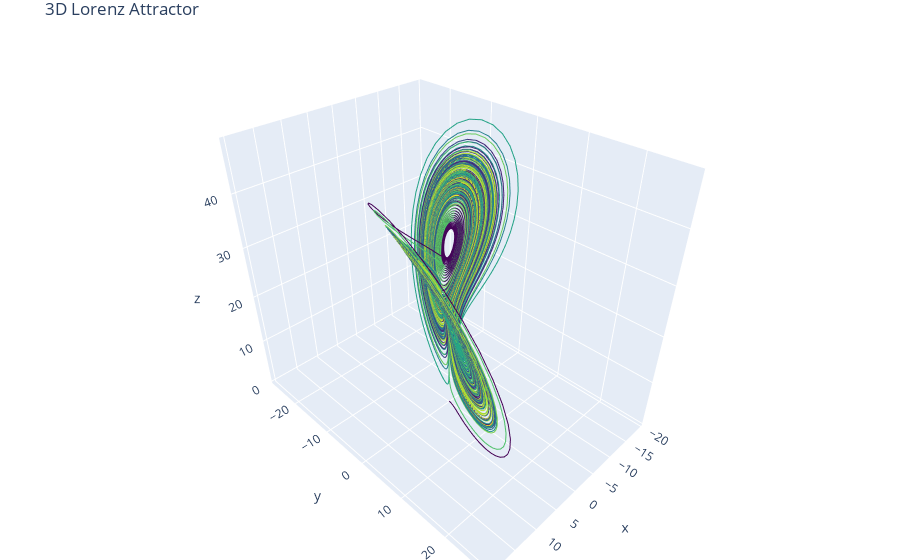

Notebook source saved alongside this figure:
### Code cell
sol = solve_ivp(
    fun=lorenz63,
    t_span=(0, T),
    y0=x0,
    t_eval=times,
    args=(),
    method="RK45",
    max_step=dt
)

traj = sol.y

trace = go.Scatter3d(
    x=traj[0], y=traj[1], z=traj[2],
    mode="lines",
    line=dict(
        width=2,
        color=times,
        colorscale="Viridis"
    )
)

layout = go.Layout(
    title="3D Lorenz Attractor",
    scene=dict(
        xaxis=dict(title='x'),
        yaxis=dict(title='y'),
        zaxis=dict(title='z'),
    ),
    margin=dict(l=0, r=0, b=0, t=30)
)

fig = go.Figure(data=[trace], layout=layout)

fig.show()

### Figure 1 — Plotly figure (JSON) as saved in the notebook; plotly's stock layout.template omitted (floating-point values rounded to 4 significant figures; data arrays with more than 128 entries replaced by an {"elided": "..."} marker saying what was removed)
{"data": [{"line": {"color": {"elided": "20001 float values"}, "colorscale": [[0, "#440154"], [0.1111, "#482878"], [0.2222, "#3e4989"], [0.3333, "#31688e"], [0.4444, "#26828e"], [0.5556, "#1f9e89"], [0.6667, "#35b779"], [0.7778, "#6ece58"], [0.8889, "#b5de2b"], [1, "#fde725"]], "width": 2}, "mode": "lines", "type": "scatter3d", "x": {"elided": "20001 float values"}, "y": {"elided": "20001 float values"}, "z": {"elided": "20001 float values"}}], "layout": {"margin": {"b": 0, "l": 0, "r": 0, "t": 30}, "scene": {"xaxis": {"title": {"text": "x"}}, "yaxis": {"title": {"text": "y"}}, "zaxis": {"title": {"text": "z"}}}, "title": {"text": "3D Lorenz Attractor"}}}
